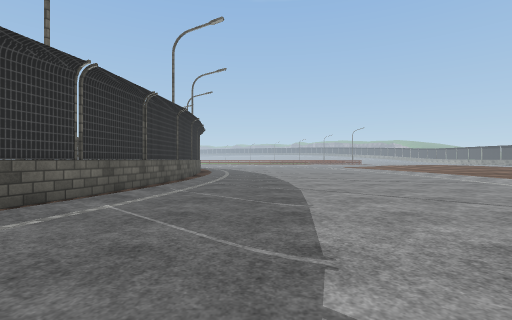
View 1 (above)

12 first-person views from a walk through a Unity game level. The camera is 1.2 m above the floor, looks level and sees 85° across. The floor is counted in squares, 2 m on a side. Each view is taken from the middle of a square. On the plan, view 1 faces up. The plan holds only what a view shows up to about 9 squares ahead; the rest is blank. The place goes on beyond the plan. The player character is not drawn. Door leaves are left out, so doorways stand open. Surface patterns are stand-ins for the level's own textures.

View 2
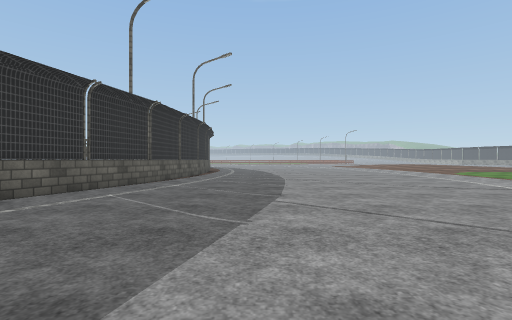

View 3
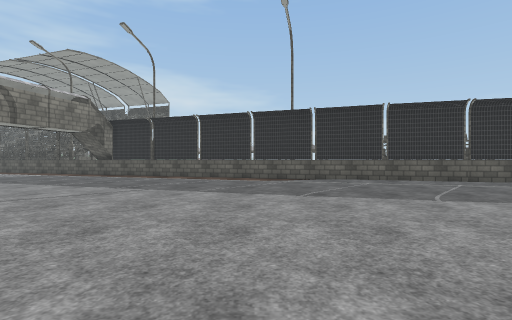

View 4
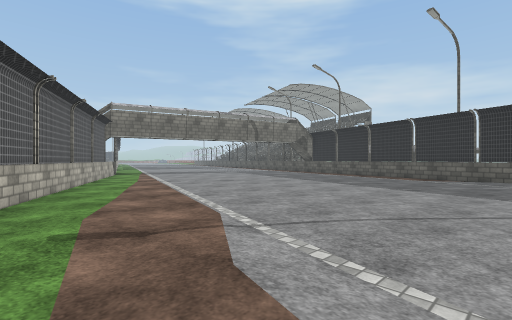

View 5
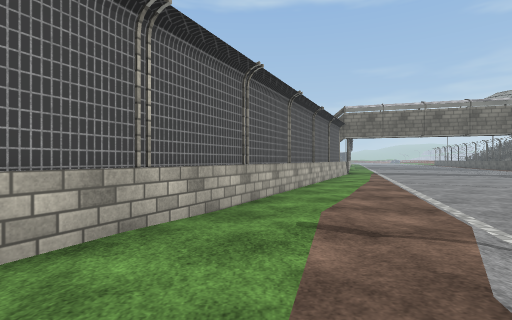

View 6
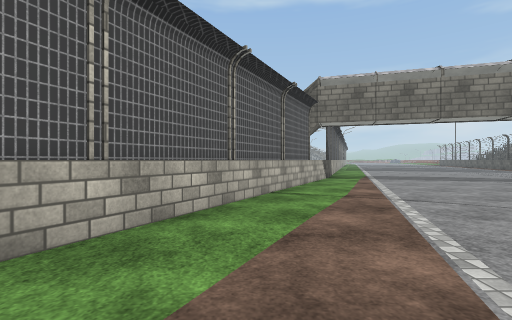

View 7
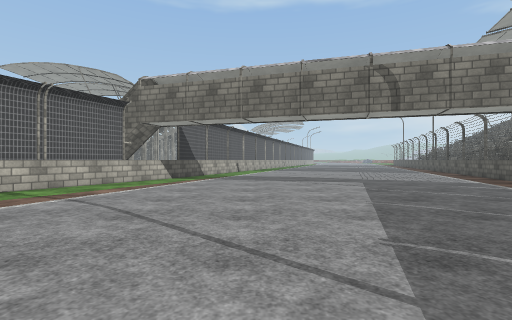

View 8
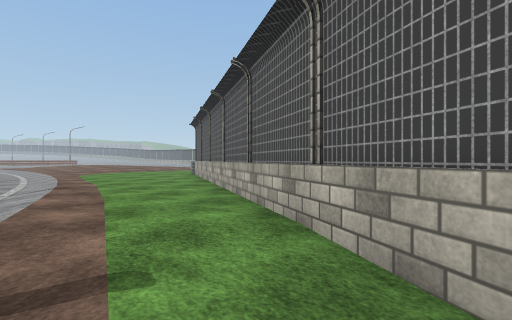

View 9
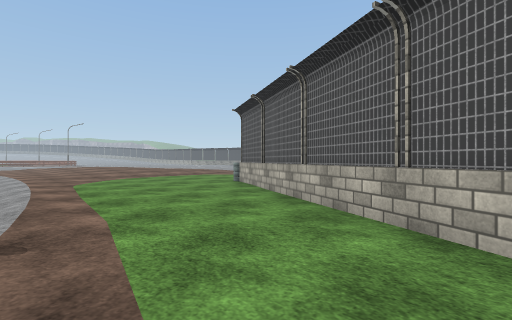

View 10
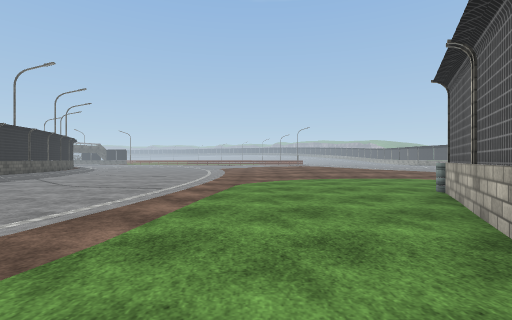

View 11
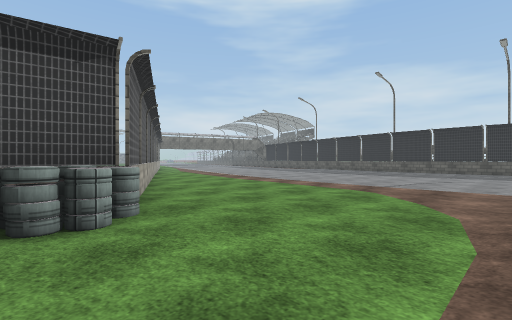

View 12
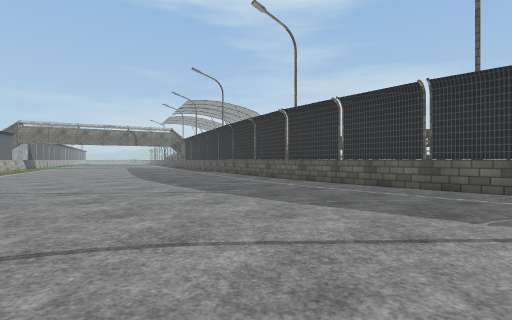

### Floor plan
Key: @ floor where view 1 was taken; # wall or solid block; . main floor; : floor 0.25 m higher than the main floor; / step, stairs or slope; = window, fence, low wall or low ledge.
Columns run from 9 left of view 1 to 13 right of it. Each row starts with its distance up from view 1.
 10        .........:::::::
  9        .........::.....
  8     ## .........:......
  7       =.........:....=#
  6       #.........:....##
  5       #......../:...##
  4       #......../....#
  3       ........./...##
  2      #.........:...#
  1      #.........:..##
  0      =...@..../:..#
 -1     =........./..##
 -2     #............#
 -3     =...........##
 -4     ...........##
 -5     ...........#
 -6     ..........##
 -7     ..........#
 -8     ..........#
 -9    ..........##
-10   ..........##
-11   ..........#
-12 #...........#
-13 #..........=#

Where each view was taken, in squares from view 1:
view 1: 0 up, 0 right, facing up
view 2: 3 down, 0 right, facing up
view 3: 3 down, 4 right, facing left
view 4: 0 up, 6 right, facing down-left
view 5: 0 up, 6 right, facing down
view 6: 4 down, 4 right, facing down
view 7: 4 down, 1 left, facing down
view 8: 4 down, 5 right, facing up-right
view 9: 0 up, 6 right, facing up-right
view 10: 1 up, 8 right, facing up
view 11: 10 up, 13 right, facing down-left
view 12: 10 up, 4 right, facing down-left
